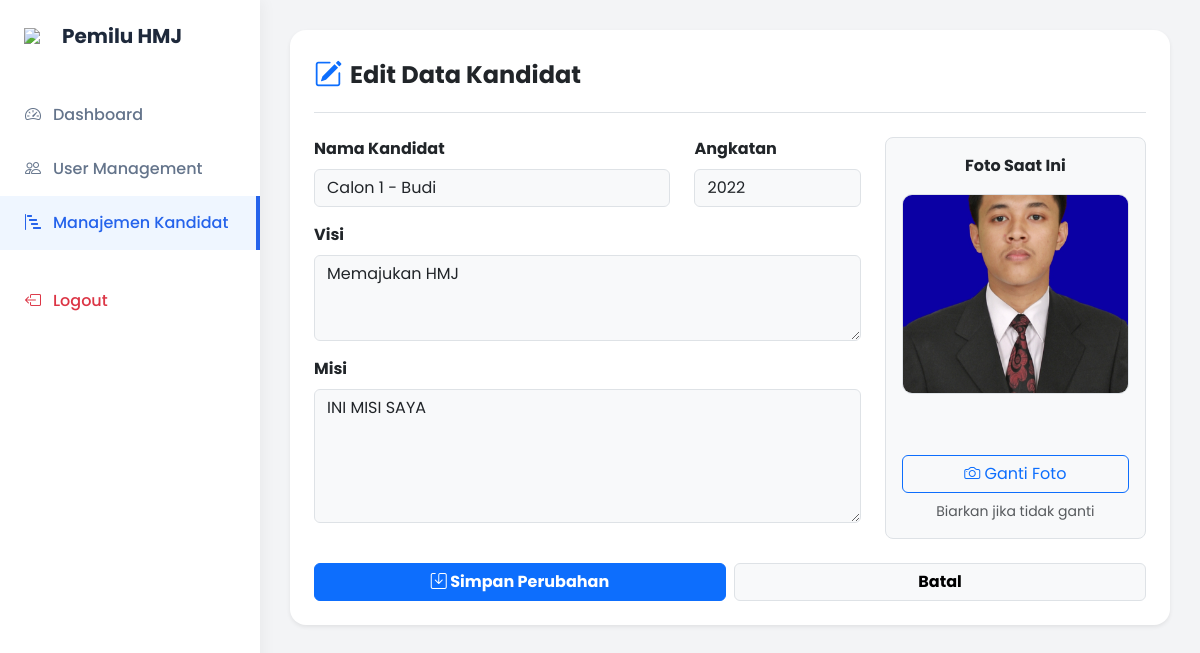
The app's page /kandidat_edit.php?id=1 (signed in) with its own data.
### tables this page shows
CREATE TABLE `kandidat` (
  `id` int(11) NOT NULL,
  `nama_calon` varchar(100) DEFAULT NULL,
  `angkatan` varchar(20) DEFAULT NULL,
  `foto` varchar(100) DEFAULT 'default.jpg',
  `visi` text DEFAULT NULL,
  `misi` text DEFAULT NULL,
  `jumlah_suara` int(11) DEFAULT 0
);

### kandidat_edit.php (the view, shortened to what this page needs)
<?php
include 'koneksi.php';
$id = $_GET['id'];
$data = mysqli_fetch_assoc(mysqli_query($koneksi, "SELECT * FROM kandidat WHERE id='$id'"));
?>
<!DOCTYPE html>
<html lang="id">
<head>
    <link href="https://cdn.jsdelivr.net/npm/bootstrap@5.3.0/dist/css/bootstrap.min.css" rel="stylesheet">
    <link href="https://cdn.jsdelivr.net/npm/bootstrap-icons@1.10.0/font/bootstrap-icons.css" rel="stylesheet">
    <link rel="stylesheet" href="assets/style.css">
</head>
<body>
    <div class="sidebar" id="mySidebar">
        <div class="p-4 mb-3 d-flex align-items-center gap-2 justify-content-between">
            <div class="d-flex align-items-center gap-2">
                <img src="https://cdn-icons-png.flaticon.com/512/2231/2231649.png" width="30">
                <h5 class="fw-bold m-0">Pemilu HMJ</h5>
            </div>
        </div>
        <nav class="nav flex-column">
            <a class="nav-link" href="dashboard_admin.php"><i class="bi bi-speedometer2"></i> Dashboard</a>
            <a class="nav-link" href="users_admin.php"><i class="bi bi-people"></i> User Management</a>
            <a class="nav-link active" href="kandidat_admin.php"><i class="bi bi-bar-chart-steps"></i> Manajemen Kandidat</a>
            <a class="nav-link text-danger mt-4" href="logout.php"><i class="bi bi-box-arrow-left"></i> Logout</a>
        </nav>
    </div>
    <div class="main-content">
        <div class="card border-0 shadow-sm rounded-4 p-4 mx-auto" style="max-width: 900px;">
            <div class="d-flex align-items-center gap-2 mb-4 border-bottom pb-3">
                <i class="bi bi-pencil-square fs-3 text-primary"></i>
                <h4 class="fw-bold m-0">Edit Data Kandidat</h4>
            </div>
            <form action="kandidat_proses.php?aksi=update" method="POST" enctype="multipart/form-data">
                <div class="row g-4"> <div class="col-lg-8 order-2 order-lg-1">
                        <div class="row">
                            <div class="col-md-8 mb-3">
                                <label class="form-label fw-bold">Nama Kandidat</label>
                                <input type="text" name="nama" class="form-control bg-light" value="<?= $data['nama_calon'] ?>" required>
                            </div>
                            <div class="col-md-4 mb-3">
                                <label class="form-label fw-bold">Angkatan</label>
                                <input type="number" name="angkatan" class="form-control bg-light" value="<?= $data['angkatan'] ?>" required>
                            </div>
                        </div>
                        <div class="mb-3">
                            <label class="form-label fw-bold">Visi</label>
                            <textarea name="visi" class="form-control bg-light" rows="3" required><?= $data['visi'] ?></textarea>
                        </div>
                        <div class="mb-3">
                            <label class="form-label fw-bold">Misi</label>
                            <textarea name="misi" class="form-control bg-light" rows="5" required><?= $data['misi'] ?></textarea>
                        </div>
                    </div>
                    <div class="col-lg-4 text-center order-1 order-lg-2 mb-4 mb-lg-0">
                        <div class="p-3 border rounded-3 bg-light h-100 d-flex flex-column justify-content-center">
                            <label class="form-label fw-bold d-block text-center mb-3">Foto Saat Ini</label>
                            <div style="height: 200px; width: 100%; overflow: hidden; border-radius: 10px;" class="mb-3 border bg-white mx-auto">
                                <img src="img/<?= $data['foto'] ?>" class="w-100 h-100 object-fit-cover">
                            </div>
                            <label class="btn btn-outline-primary w-100 mt-auto" for="uploadFoto">
                                <i class="bi bi-camera"></i> Ganti Foto
                            </label>
                            <small class="text-muted d-block mt-2" id="fileName">Biarkan jika tidak ganti</small>
                        </div>
                    </div>
                </div>
                <div class="mt-4 d-flex gap-2">
                    <button type="submit" class="btn btn-primary px-4 fw-bold w-100 w-md-auto">
                        <i class="bi bi-save"></i> Simpan Perubahan
                    </button>
                    <a href="kandidat_admin.php" class="btn btn-light border px-4 fw-bold w-100 w-md-auto">Batal</a>
                </div>
            </form>
        </div>
    </div>
</body>
</html>

### assets/style.css (style rules this page uses)
:root { --primary-color: #2563eb; --primary-dark: #1e40af; --primary-gradient: linear-gradient(135deg, #2563eb 0%, #1d4ed8 100%); --bg-light: #f3f4f6; --text-dark: #1e293b; --text-box-bg: #f0f7ff; --card-shadow: 0 10px 20px rgba(0, 0, 0, 0.05); }
body { font-family: 'Poppins', sans-serif; background-color: var(--bg-light); color: var(--text-dark); margin: 0; overflow-x: hidden; }
html { scroll-behavior: smooth; }
.sidebar { width: 260px; height: 100vh; position: fixed; top: 0; left: 0; background: white; box-shadow: 2px 0 15px rgba(0,0,0,0.05); z-index: 1000; overflow-y: auto; display: flex; flex-direction: column; }
.main-content { margin-left: 260px; padding: 30px; min-height: 100vh; transition: margin-left 0.3s ease; }
.sidebar .nav-link { color: #64748b; padding: 15px 25px; font-weight: 500; display: flex; align-items: center; gap: 12px; transition: 0.3s; text-decoration: none; }
.sidebar .nav-link:hover, .sidebar .nav-link.active { color: var(--primary-color); background: #eff6ff; border-right: 4px solid var(--primary-color); }

### records on screen
kandidat: nama "Calon 1 - Budi", angkatan "2022", visi "Memajukan HMJ", misi "INI MISI SAYA", foto (picture)
